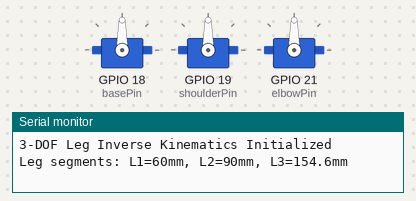
The sketch below on a simulated ESP32. Parts: 3 × servo, the last lines printed to the serial monitor.

Above: at 0.1 s.
At 5.3 s:
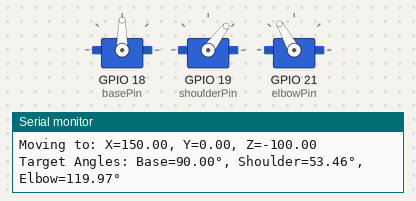
At 8.8 s:
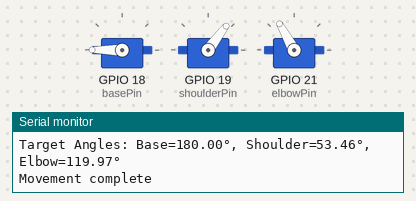
At 12.5 s:
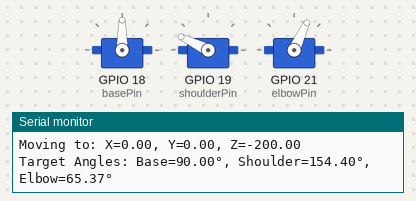
At 14.67 s:
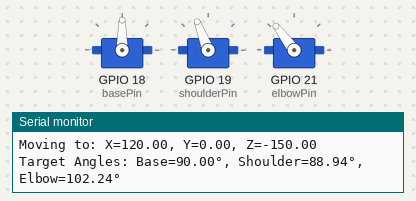
At 38.92 s:
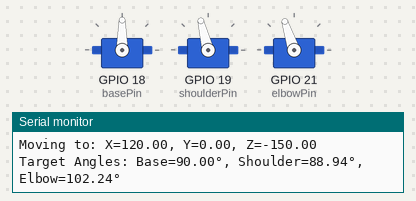
Timing chart, 0 to 40.0 s (numbered marks = the images above):
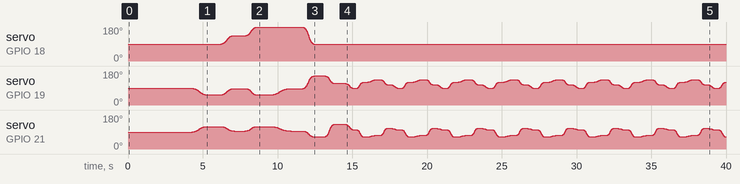

The sketch:

leg_inverse_kinematics.ino
```cpp
#include <ESP32Servo.h>
#include <math.h>

// Include servo control functions from servo_control.ino
// (You can copy the helper functions from servo_control.ino or include it)

// Create servo objects for the 3-DOF leg
Servo baseServo;    // Servo 1: Base rotation (Z-axis rotation)
Servo shoulderServo; // Servo 2: Shoulder joint (X-axis rotation)
Servo elbowServo;   // Servo 3: Elbow joint (X-axis rotation)

// Define servo pins
const int basePin = 18;     // GPIO 18 for base servo
const int shoulderPin = 19; // GPIO 19 for shoulder servo
const int elbowPin = 21;    // GPIO 21 for elbow servo

// Leg segment lengths (in mm)
const float L1 = 60.0;    // Distance from base to shoulder joint
const float L2 = 90.0;    // Distance from shoulder to elbow joint
const float L3 = 154.6;   // Distance from elbow to endpoint
// Servo angle limits (in degrees)
const int baseMin = 0, baseMax = 180;
const int shoulderMin = 0, shoulderMax = 180;
const int elbowMin = 0, elbowMax = 180;

// Current leg position
float currentX = 0, currentY = 0, currentZ = 0;

// Current servo angles
float currentBaseAngle = 90;
float currentShoulderAngle = 90;
float currentElbowAngle = 90;

// Structure to hold joint angles
struct JointAngles {
  float base;     // Base rotation angle (degrees)
  float shoulder; // Shoulder angle (degrees)
  float elbow;    // Elbow angle (degrees)
  bool valid;     // Whether the solution is valid
};

// Structure for interpolated movement
struct InterpolationData {
  float startBase, targetBase;
  float startShoulder, targetShoulder;
  float startElbow, targetElbow;
  unsigned long startTime;
  unsigned long duration;
  bool active;
};

void setup() {
  Serial.begin(115200);

  // Initialize PWM timers for servos
  ESP32PWM::allocateTimer(0);
  ESP32PWM::allocateTimer(1);
  ESP32PWM::allocateTimer(2);
  ESP32PWM::allocateTimer(3);

  // Attach servos with appropriate pulse width ranges
  baseServo.setPeriodHertz(50);
  baseServo.attach(basePin, 500, 2400);

  shoulderServo.setPeriodHertz(50);
  shoulderServo.attach(shoulderPin, 500, 2400);

  elbowServo.setPeriodHertz(50);
  elbowServo.attach(elbowPin, 500, 2400);
    Serial.println("3-DOF Leg Inverse Kinematics Initialized");
  Serial.println("Leg segments: L1=60mm, L2=90mm, L3=154.6mm");

  // Initialize current servo positions
  currentBaseAngle = 90;
  currentShoulderAngle = 90;
  currentElbowAngle = 90;

  // Set initial servo positions
  baseServo.write(currentBaseAngle);
  shoulderServo.write(currentShoulderAngle);
  elbowServo.write(currentElbowAngle);

  delay(1000);

  // Move to home position
  moveToPosition(0, 100, -200, 2000);
  delay(3000);

  // Demo movement
  demonstrateLegMovement();
}

void loop() {
  // Update servo interpolation
  updateServoInterpolation();

  // Continuous leg movement pattern
  walkingPattern();
  delay(10); // Reduced delay for smoother interpolation
}

// Main inverse kinematics function
JointAngles inverseKinematics(float x, float y, float z) {
  JointAngles angles;
  angles.valid = false;

  // Calculate base rotation angle (rotation around Z-axis)
  angles.base = atan2(y, x) * 180.0 / PI;

  // Calculate distance from base to target in XY plane
  float rho = sqrt(x*x + y*y);

  // Adjust for the offset from base to shoulder joint
  float adjustedRho = rho - L1;

  // Calculate distance from shoulder to target
  float distance = sqrt(adjustedRho*adjustedRho + z*z);

  // Check if target is reachable
  if (distance > (L2 + L3) || distance < abs(L2 - L3)) {
    Serial.println("Target unreachable!");
    return angles;
  }

  // Calculate elbow angle using law of cosines
  float cosElbow = (L2*L2 + L3*L3 - distance*distance) / (2*L2*L3);

  // Clamp cosine value to valid range to avoid numerical errors
  cosElbow = constrain(cosElbow, -1.0, 1.0);

  // Elbow angle (measured from straight line)
  float elbowRad = acos(cosElbow);
  angles.elbow = 180.0 - (elbowRad * 180.0 / PI);

  // Calculate shoulder angle
  float alpha = atan2(z, adjustedRho);
  float beta = acos((L2*L2 + distance*distance - L3*L3) / (2*L2*distance));

  // Shoulder angle (measured from horizontal)
  angles.shoulder = (alpha + beta) * 180.0 / PI;

  // Adjust angles to servo coordinate system (0-180 degrees)
  angles.base = constrain(angles.base + 90, baseMin, baseMax);
  angles.shoulder = constrain(90 - angles.shoulder, shoulderMin, shoulderMax);
  angles.elbow = constrain(angles.elbow, elbowMin, elbowMax);

  angles.valid = true;
  return angles;
}

// Move leg to specified position with interpolation
bool moveToPosition(float x, float y, float z, unsigned long duration = 1000) {
  JointAngles angles = inverseKinematics(x, y, z);

  if (!angles.valid) {
    Serial.println("Invalid position requested");
    return false;
  }

  // Start interpolated movement to new angles
  startServoInterpolation(angles.base, angles.shoulder, angles.elbow, duration);

  // Update current position
  currentX = x;
  currentY = y;
  currentZ = z;

  Serial.print("Moving to: X=");
  Serial.print(x);
  Serial.print(", Y=");
  Serial.print(y);
  Serial.print(", Z=");
  Serial.println(z);
  Serial.print("Target Angles: Base=");
  Serial.print(angles.base);
  Serial.print("°, Shoulder=");
  Serial.print(angles.shoulder);
  Serial.print("°, Elbow=");
  Serial.print(angles.elbow);
  Serial.println("°");

  return true;
}

// Interpolation control
InterpolationData interpData = {0, 0, 0, 0, 0, 0, 0, 0, false};

// Linear interpolation function
float lerp(float start, float end, float t) {
  return start + t * (end - start);
}

// Easing function for smooth acceleration/deceleration
float easeInOutCubic(float t) {
  if (t < 0.5) {
    return 4 * t * t * t;
  } else {
    float p = 2 * t - 2;
    return 1 + p * p * p / 2;
  }
}

// Start servo interpolation
void startServoInterpolation(float targetBase, float targetShoulder, float targetElbow, unsigned long duration) {
  interpData.startBase = currentBaseAngle;
  interpData.startShoulder = currentShoulderAngle;
  interpData.startElbow = currentElbowAngle;

  interpData.targetBase = targetBase;
  interpData.targetShoulder = targetShoulder;
  interpData.targetElbow = targetElbow;

  interpData.startTime = millis();
  interpData.duration = duration;
  interpData.active = true;
}

// Update servo positions based on interpolation
void updateServoInterpolation() {
  if (!interpData.active) {
    return;
  }

  unsigned long currentTime = millis();
  unsigned long elapsed = currentTime - interpData.startTime;

  if (elapsed >= interpData.duration) {
    // Movement complete
    currentBaseAngle = interpData.targetBase;
    currentShoulderAngle = interpData.targetShoulder;
    currentElbowAngle = interpData.targetElbow;

    baseServo.write(currentBaseAngle);
    shoulderServo.write(currentShoulderAngle);
    elbowServo.write(currentElbowAngle);

    interpData.active = false;
    Serial.println("Movement complete");
    return;
  }

  // Calculate interpolation progress (0.0 to 1.0)
  float progress = (float)elapsed / (float)interpData.duration;

  // Apply easing for smooth movement
  float easedProgress = easeInOutCubic(progress);

  // Calculate current angles using interpolation
  currentBaseAngle = lerp(interpData.startBase, interpData.targetBase, easedProgress);
  currentShoulderAngle = lerp(interpData.startShoulder, interpData.targetShoulder, easedProgress);
  currentElbowAngle = lerp(interpData.startElbow, interpData.targetElbow, easedProgress);

  // Update all servos simultaneously
  baseServo.write(currentBaseAngle);
  shoulderServo.write(currentShoulderAngle);
  elbowServo.write(currentElbowAngle);
}

// Check if movement is in progress
bool isMoving() {
  return interpData.active;
}

// Wait for current movement to complete
void waitForMovementComplete() {
  while (interpData.active) {
    updateServoInterpolation();
    delay(10);
  }
}

// Smooth servo movement function (kept for compatibility, but now uses interpolation)
void smoothMoveServo(Servo &servo, int targetAngle, int stepDelay = 15) {
  // This function is now deprecated in favor of the interpolation system
  // Kept for backward compatibility
  servo.write(targetAngle);
}

// Demonstrate leg movement capabilities
void demonstrateLegMovement() {
  Serial.println("Demonstrating leg movement...");

  // Move to several test positions with different durations
  moveToPosition(150, 0, -100, 1500);   // Forward
  waitForMovementComplete();
  delay(500);

  moveToPosition(100, 100, -150, 1200); // Forward-right
  waitForMovementComplete();
  delay(500);

  moveToPosition(0, 150, -100, 1000);   // Right
  waitForMovementComplete();
  delay(500);

  moveToPosition(-100, 100, -150, 1800); // Back-right
  waitForMovementComplete();
  delay(500);

  moveToPosition(0, 0, -200, 1000);     // Down
  waitForMovementComplete();
  delay(500);

  moveToPosition(0, 0, -100, 800);      // Up
  waitForMovementComplete();
  delay(500);
}

// Simple walking pattern
void walkingPattern() {
  static unsigned long lastUpdate = 0;
  static int phase = 0;

  // Only start new movement if not currently moving
  if (!isMoving() && millis() - lastUpdate > 500) {
    switch (phase) {
      case 0:
        moveToPosition(120, 0, -150, 800);  // Lift and forward
        break;
      case 1:
        moveToPosition(120, 0, -200, 600);  // Place down
        break;
      case 2:
        moveToPosition(50, 0, -200, 1000);   // Pull back
        break;
      case 3:
        moveToPosition(50, 0, -150, 600);   // Lift
        break;
    }

    phase = (phase + 1) % 4;
    lastUpdate = millis();
  }
}

// Calculate forward kinematics (joint angles to position)
void forwardKinematics(float baseAngle, float shoulderAngle, float elbowAngle) {
  // Convert angles to radians and adjust for coordinate system
  float base_rad = (baseAngle - 90) * PI / 180.0;
  float shoulder_rad = (90 - shoulderAngle) * PI / 180.0;
  float elbow_rad = (180 - elbowAngle) * PI / 180.0;

  // Calculate position of shoulder joint
  float shoulder_x = L1 * cos(base_rad);
  float shoulder_y = L1 * sin(base_rad);
  float shoulder_z = 0;

  // Calculate position of elbow joint
  float elbow_x = shoulder_x + L2 * cos(base_rad) * cos(shoulder_rad);
  float elbow_y = shoulder_y + L2 * sin(base_rad) * cos(shoulder_rad);
  float elbow_z = shoulder_z + L2 * sin(shoulder_rad);

  // Calculate end effector position
  float end_x = elbow_x + L3 * cos(base_rad) * cos(shoulder_rad + elbow_rad);
  float end_y = elbow_y + L3 * sin(base_rad) * cos(shoulder_rad + elbow_rad);
  float end_z = elbow_z + L3 * sin(shoulder_rad + elbow_rad);

  Serial.print("Forward Kinematics - End position: X=");
  Serial.print(end_x);
  Serial.print(", Y=");
  Serial.print(end_y);
  Serial.print(", Z=");
  Serial.println(end_z);
}

// Move leg in a circular pattern with smooth interpolation
void circularMovement(float centerX, float centerY, float centerZ, float radius, float speed) {
  static float angle = 0;
  static unsigned long lastUpdate = 0;

  // Only update position if not currently moving
  if (!isMoving() && millis() - lastUpdate > 100) {
    float x = centerX + radius * cos(angle);
    float y = centerY + radius * sin(angle);
    float z = centerZ;

    moveToPosition(x, y, z, 200); // Short duration for smooth circular motion

    angle += speed;
    if (angle >= 2 * PI) {
      angle = 0;
    }

    lastUpdate = millis();
  }
}

// Home position function with interpolation
void goHome() {
  moveToPosition(0, 100, -200, 1500);
  Serial.println("Moving to home position");
}

// Move to position and wait for completion
void moveToPositionAndWait(float x, float y, float z, unsigned long duration = 1000) {
  moveToPosition(x, y, z, duration);
  waitForMovementComplete();
}
```
